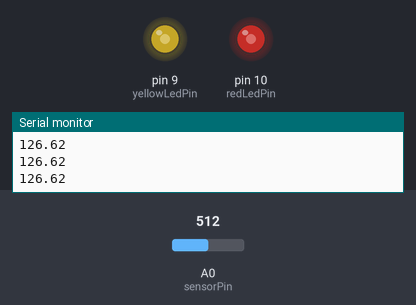
The sketch below on a simulated Arduino Uno, built with avr-gcc and run on an emulated ATmega328P. Shown: output pins drawn as LEDs (lit = HIGH), the last lines printed to the serial monitor. The test bench sets the inputs (shaded band); at power-on: A0 (sensorPin) = 512.

Above: at 1.2 s.
1.3 s: A0 (sensorPin) set to 716
At 2.3 s:
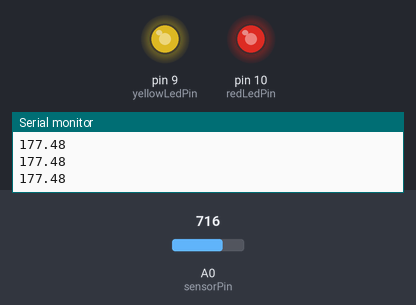
2.9 s: A0 (sensorPin) set to 900
At 3.7 s:
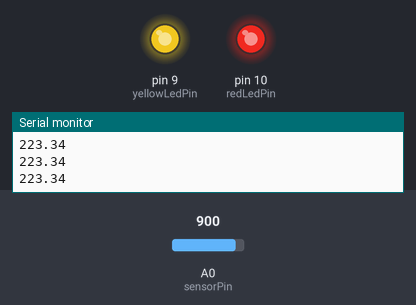
4.5 s: A0 (sensorPin) set to 122
At 5.1 s:
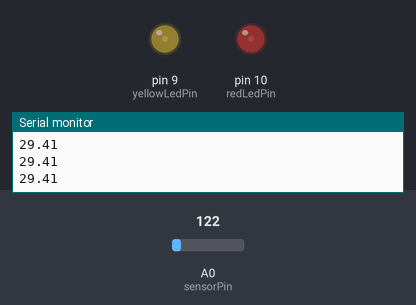
6.1 s: A0 (sensorPin) set to 0
At 6.5 s:
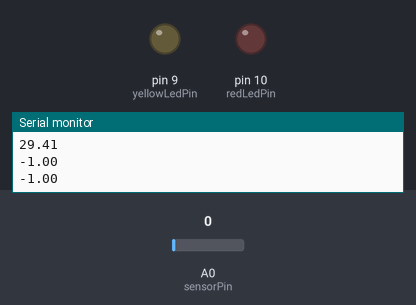
7.7 s: A0 (sensorPin) set to 511
At 9.1 s:
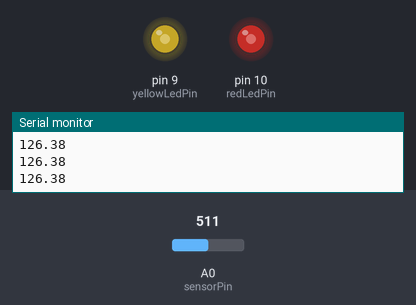
Timing chart, 0 to 10.3 s (numbered marks = the images above; inputs shaded):
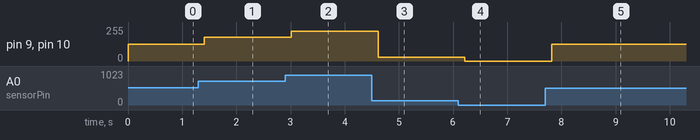

Measured:
- after the input at 1.3 s, pin 9 (yellowLedPin), pin 10 (redLedPin): 127/255 → 178/255 after 0.10 s
- after the input at 2.9 s, pin 9 (yellowLedPin), pin 10 (redLedPin): 178/255 → 224/255 after 0.11 s
- after the input at 4.5 s, pin 9 (yellowLedPin), pin 10 (redLedPin): 224/255 → 30/255 after 0.12 s
- after the input at 6.1 s, pin 9 (yellowLedPin), pin 10 (redLedPin): 30/255 → 0/255 after 0.12 s
- after the input at 7.7 s, pin 9 (yellowLedPin), pin 10 (redLedPin): 0/255 → 127/255 after 0.12 s

The sketch:

arduino_06a.ino
```cpp
float sensorValue = 0;      //  variable for sensor value
int sensorPin = A0;       //  variable for sensor pin
int redLedPin = 10;
int yellowLedPin = 9;

void setup() {
 pinMode(redLedPin, OUTPUT);
 pinMode(yellowLedPin, OUTPUT);
 pinMode(sensorPin, INPUT);
 Serial.begin(9600);
}

void loop() {
  sensorValue = analogRead(sensorPin);      //  read value/voltage on the sensor pin
                                            //  and store in variable sensorValue
  sensorValue = (sensorValue/1023)*255;     //  scale sensorValue to 0-255 range
  analogWrite(redLedPin, sensorValue);      //  set red LED brightness to sensorValue
  analogWrite(yellowLedPin, sensorValue--);   //  set yellow LED brightness to sensorValue
  Serial.println(sensorValue);              //  print sensorValue to serial monitor
  delay(200);                               //  delay for 0.2 seconds
}
```
